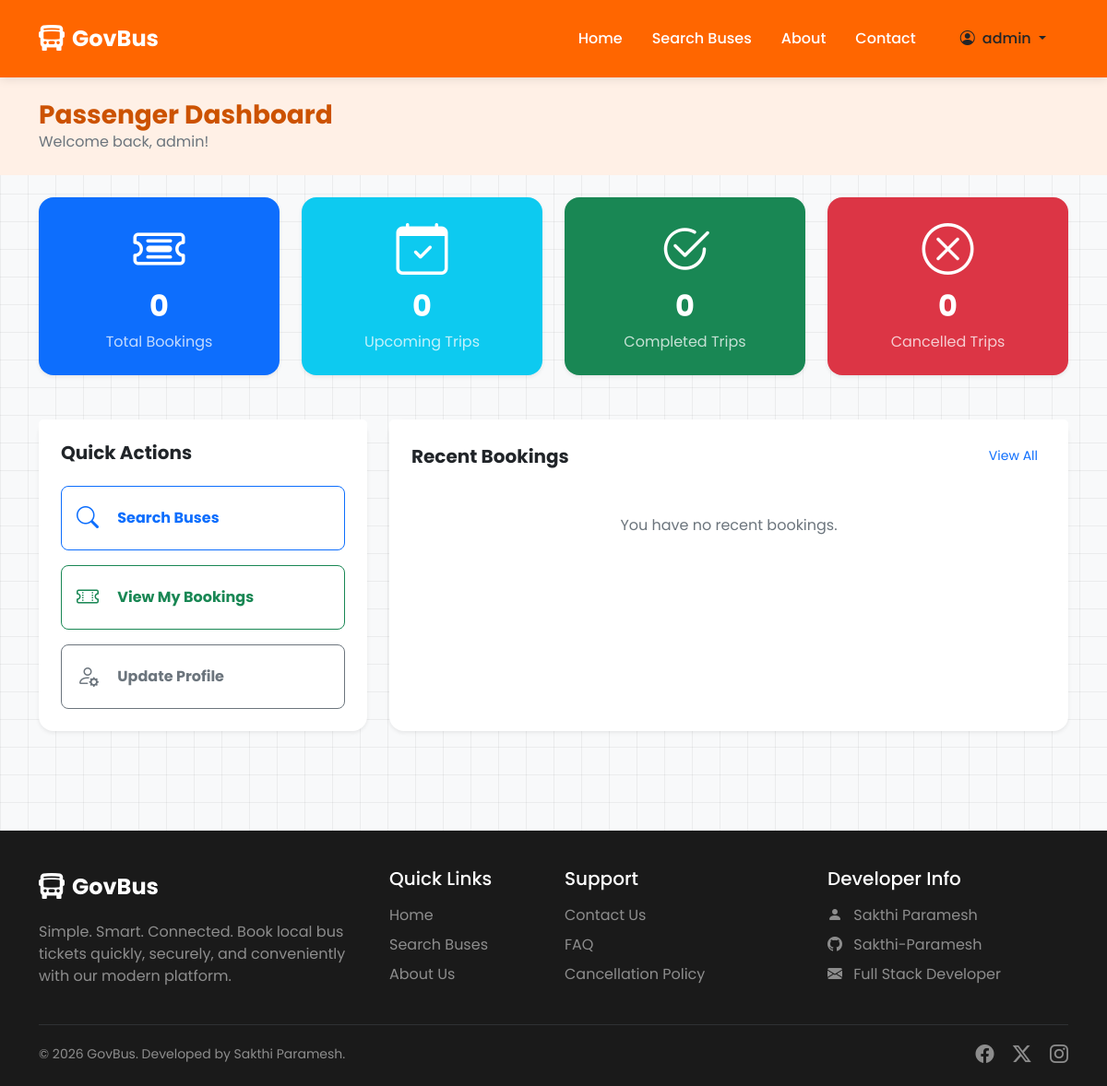
The app's page /accounts/dashboard/ (signed in), older data.
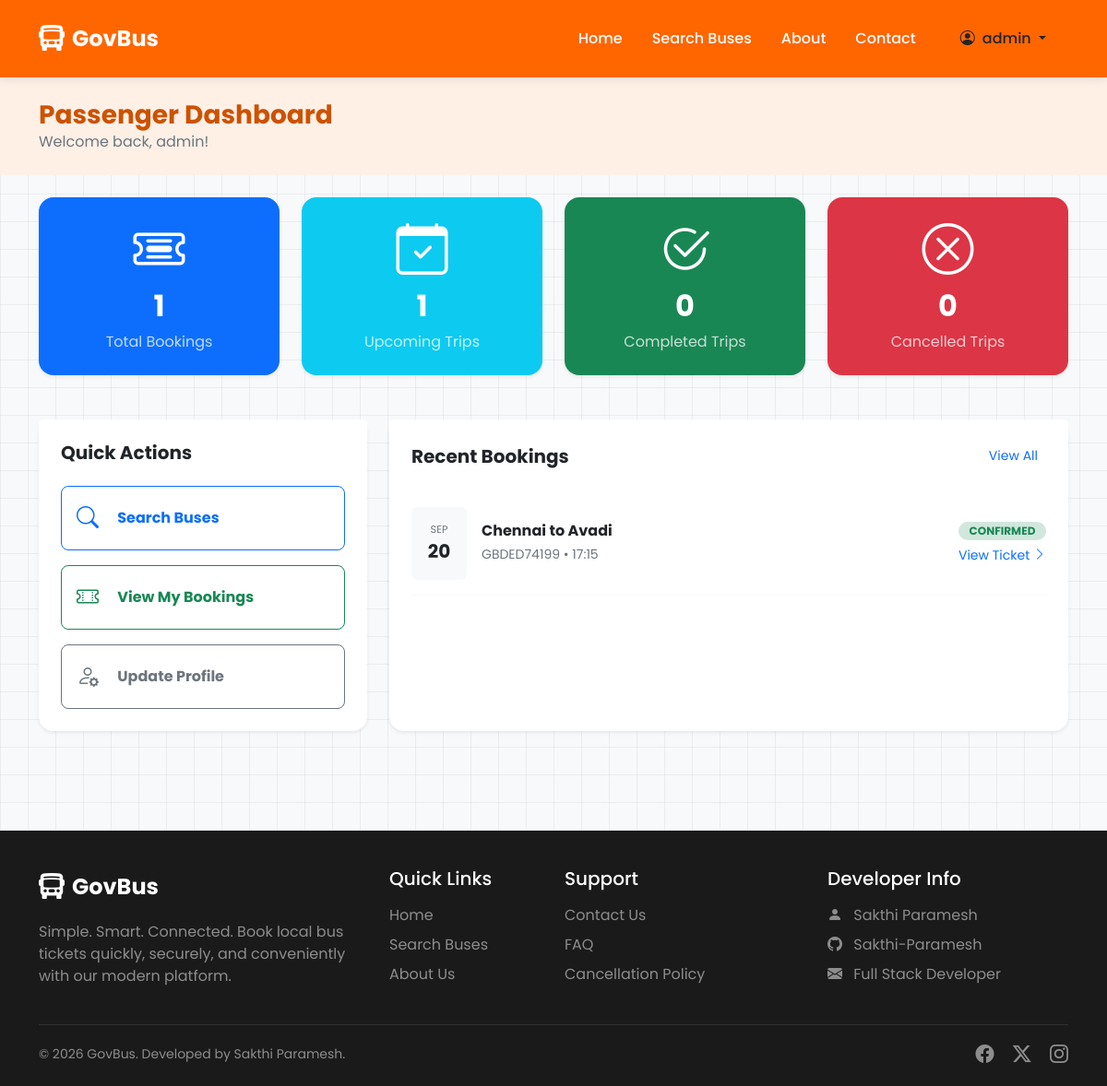
The same page, newer data.
### bookings/models.py (models this page shows, shortened)
class Booking(models.Model):
    STATUS_CHOICES = (
        ('CONFIRMED', 'Confirmed'),
        ('CANCELLED', 'Cancelled'),
        ('COMPLETED', 'Completed'),
    )
    booking_id = models.CharField(max_length=20, unique=True, blank=True)
    user = models.ForeignKey(User, on_delete=models.CASCADE, related_name='bookings')
    schedule = models.ForeignKey(Schedule, on_delete=models.CASCADE, related_name='bookings')
    seat_number = models.PositiveIntegerField()
    passenger_name = models.CharField(max_length=100)
    passenger_phone = models.CharField(max_length=15)
    booking_date = models.DateTimeField(auto_now_add=True)
    travel_date = models.DateField()
    amount = models.DecimalField(max_digits=8, decimal_places=2)
    status = models.CharField(max_length=20, choices=STATUS_CHOICES, default='CONFIRMED')
    created_at = models.DateTimeField(auto_now_add=True)
    class Meta:
        ordering = ['-booking_date']
        unique_together = ('schedule', 'seat_number', 'status')

### buses/models.py (models this page shows, shortened)
class Schedule(models.Model):
    bus = models.ForeignKey(Bus, on_delete=models.CASCADE, related_name='schedules')
    route = models.ForeignKey(Route, on_delete=models.CASCADE, related_name='schedules')
    travel_date = models.DateField()
    departure_time = models.TimeField()
    arrival_time = models.TimeField()
    available_seats = models.PositiveIntegerField()
    fare = models.DecimalField(max_digits=6, decimal_places=2)
    is_active = models.BooleanField(default=True)
    class Meta:
        ordering = ['travel_date', 'departure_time']
        unique_together = ('bus', 'travel_date', 'departure_time')

class Route(models.Model):
    route_name = models.CharField(max_length=100, unique=True)
    source = models.CharField(max_length=100)
    destination = models.CharField(max_length=100)
    distance = models.DecimalField(max_digits=6, decimal_places=2, help_text="Distance in km")
    estimated_duration = models.DurationField(help_text="Format: HH:MM:SS")
    base_fare = models.DecimalField(max_digits=6, decimal_places=2)
    is_active = models.BooleanField(default=True)

### accounts/views.py (the view)
# urls.py: path('dashboard/', views.dashboard, name='dashboard'),
@login_required
def dashboard(request):
    bookings = request.user.bookings.all()
    context = {
        'total_bookings': bookings.count(),
        'completed_trips': bookings.filter(status='COMPLETED').count(),
        'cancelled_trips': bookings.filter(status='CANCELLED').count(),
        'upcoming_trips': bookings.filter(status='CONFIRMED').count(),
        'recent_bookings': bookings[:5]
    }
    return render(request, 'accounts/dashboard.html', context)

### accounts/templates/accounts/dashboard.html (shortened to what the changed rows need)
{% extends 'base.html' %}
{% block content %}
<div class="container mb-5">
    <div class="row g-4 mb-5">
        <div class="col-md-3">
            <div class="card border-0 shadow-sm rounded-4 h-100 bg-primary text-white text-center p-4">
                <i class="bi bi-ticket-detailed display-4 mb-2"></i>
                <h2 class="fw-bold">{{ total_bookings }}</h2>
                <span class="opacity-75">Total Bookings</span>
            </div>
        </div>
        <div class="col-md-3">
            <div class="card border-0 shadow-sm rounded-4 h-100 bg-info text-white text-center p-4">
                <i class="bi bi-calendar-check display-4 mb-2"></i>
                <h2 class="fw-bold">{{ upcoming_trips }}</h2>
                <span class="opacity-75">Upcoming Trips</span>
            </div>
        </div>
        <div class="col-md-3">
            <div class="card border-0 shadow-sm rounded-4 h-100 bg-success text-white text-center p-4">
                <h2 class="fw-bold">{{ completed_trips }}</h2>
            </div>
        </div>
        <div class="col-md-3">
            <div class="card border-0 shadow-sm rounded-4 h-100 bg-danger text-white text-center p-4">
                <h2 class="fw-bold">{{ cancelled_trips }}</h2>
            </div>
        </div>
    </div>
    <div class="row g-4">
        <div class="col-lg-8">
            <div class="card border-0 shadow-sm rounded-4 h-100">
                <div class="card-body p-4">
                    {% if not recent_bookings %}
                        <div class="text-center text-muted py-4">
                            <p>You have no recent bookings.</p>
                        </div>
                    {% else %}
                        <div class="list-group list-group-flush border-0">
                            {% for booking in recent_bookings %}
                                <div class="list-group-item px-0 py-3 border-bottom border-light">
                                    <div class="d-flex justify-content-between align-items-center">
                                        <div class="d-flex align-items-center">
                                            <div class="bg-light rounded p-3 me-3 text-center" style="width: 60px;">
                                                <small class="d-block text-muted text-uppercase" style="font-size: 0.7rem;">{{ booking.travel_date|date:"M" }}</small>
                                                <strong class="d-block fs-5">{{ booking.travel_date|date:"d" }}</strong>
                                            </div>
                                            <div>
                                                <h6 class="fw-bold mb-1">{{ booking.schedule.route.source }} to {{ booking.schedule.route.destination }}</h6>
                                                <small class="text-muted">{{ booking.booking_id }} &bull; {{ booking.schedule.departure_time|time:"H:i" }}</small>
                                            </div>
                                        </div>
                                        <div class="text-end">
                                            {% if booking.status == 'CONFIRMED' %}
                                                <span class="badge bg-success-subtle text-success rounded-pill px-2 py-1 mb-1 d-block">CONFIRMED</span>
                                            {% elif booking.status == 'CANCELLED' %}
                                                <span class="badge bg-danger-subtle text-danger rounded-pill px-2 py-1 mb-1 d-block">CANCELLED</span>
                                            {% else %}
                                                <span class="badge bg-secondary-subtle text-secondary rounded-pill px-2 py-1 mb-1 d-block">{{ booking.status }}</span>
                                            {% endif %}
                                            {% if booking.status != 'CANCELLED' %}
                                                <a href="{% url 'ticket_view' booking.ticket.id %}" class="small text-decoration-none">View Ticket <i class="bi bi-chevron-right"></i></a>
                                            {% endif %}
                                        </div>
                                    </div>
                                </div>
                            {% endfor %}
                        </div>
                    {% endif %}
                </div>
            </div>
        </div>
    </div>
</div>
{% endblock %}

Row changes from the older to the newer data that the page shows:
added Booking: travel_date "SEP", travel_date "20", schedule.route.source "Chennai", schedule.route.destination "Avadi", booking_id "GBDED74199", schedule.departure_time "17:15", status "CONFIRMED"
Text that changed along with them:
{{ total_bookings }}: "0" → "1"
{{ upcoming_trips }}: "0" → "1"
text no longer shown: "You have no recent bookings."
